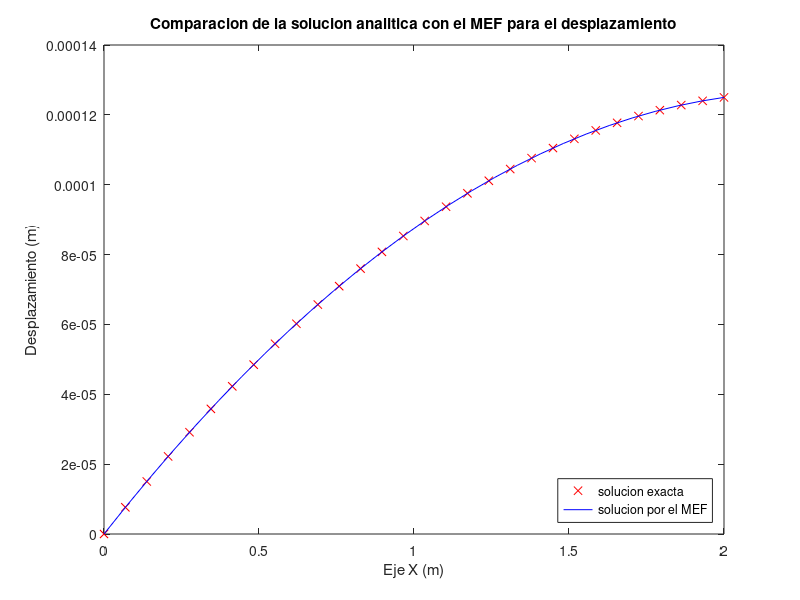
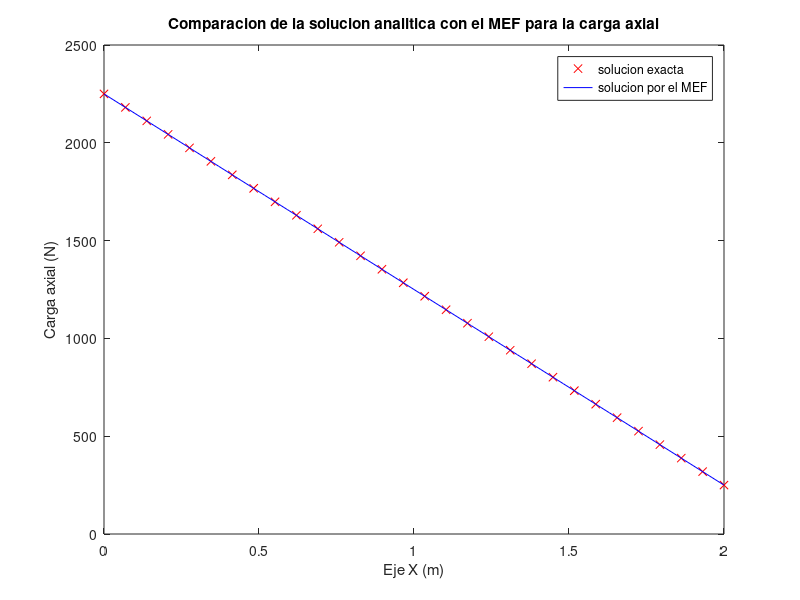

Source code (MATLAB) for these figures, in order:
clear, clc, close all        % borro la memoria, la pantalla y las figuras

%% definicion del problema
% Calcule los desplazamientos y las reacciones en el empotramiento 
% de la viga mostrada
% 
% | b (carga distribuida de magnitud b)
% |->->->->->->->->->->->->->->->->
% |====*====*====*====....====*====o-> P (carga puntual P en nodo nno)
% 1    2    3    4          nno-1  nno
% |<----longitud L de la barra---->|   el area transversal de la barra es A

% -----------------------------------------------------------------
% Se usaron tres elementos isoparametricos lagrangianos cuadraticos
% -----------------------------------------------------------------

%% defino las variables
nef = 3;                      % numero de elementos finitos (EF)
nno = 2*nef + 1;              % numero de nodos
ngdl = nno;                   % el # de grados de libertad es el mismo # de nodos
E   = 200e9;    % Pa          % modulo de elasticidad de la barra
A   = (0.01)^2; % m^2         % area transversal de la barra
L   = 2;        % m           % longitud de la barra
b   = 1000;     % N/m         % fuerza axial aplicada sobre cada EF
P   = 250;      % N           % carga nodal al final de la barra

xnod = linspace(0,L,nno);     % posicion de los nodos

le   = repmat(L/nef, nef, 1); % longitud de cada EF

LaG = [1 2 3                  % definicion de EFs con respecto a nodos
       3 4 5
       5 6 7];

%% Relacion de cargas puntuales
f = zeros(nno,1); % vector de fuerzas nodales equivalentes global
f(nno) = P;       % relaciono la carga puntual en el nodo "nno"

%% ensamblo la matriz de rigidez global y el vector de fuerzas nodales
%  equivalentes global
K = zeros(nno);   % matriz de rigidez global
De = E*A;         % matriz constitutiva del elemento 
for e = 1:nef     % ciclo sobre todos los elementos finitos
   idx = LaG(e,:);
   
   Ke = (A*E/(6*le(e)))*[ 14    -16      2   % matriz de rigidez
                         -16     32    -16   % del elemento e
                           2    -16     14];

   fe = (b*le(e)/6)*[1; 4; 1]; % vector de fuerzas nodales equivalentes
   
   K(idx,idx) = K(idx,idx) + Ke;
   f(idx,:)   = f(idx,:)   + fe;
end;

%% grados de libertad del desplazamiento conocidos y desconocidos
c = 1;    d = 2:nno;

% f = vector de fuerzas nodales equivalentes
% q = vector de fuerzas nodales de equilibrio del elemento
% a = desplazamientos

%| qd |   | Kcc Kcd || ac |   | fd |  % recuerde que qc=0 (siempre)
%|    | = |         ||    | - |    |
%| qc |   | Kdc Kdd || ad |   | fc |

%% extraigo las submatrices y especifico las cantidades conocidas
Kcc = K(c,c); Kcd = K(c,d); fd = f(c);
Kdc = K(d,c); Kdd = K(d,d); fc = f(d);

% f = vector de fuerzas nodales equivalentes
% q = vector de fuerzas nodales de equilibrio del elemento
% a = desplazamientos
ac = 0;               % desplazamientos conocidos

%% resuelvo el sistema de ecuaciones
ad = Kdd\(fc-Kdc*ac);   % calculo desplazamientos desconocidos
qd = Kcc*ac + Kcd*ad - fd;   % calculo fuerzas de equilibrio desconocidas
a = zeros(ngdl,1);  a(c) = ac;  a(d) = ad; % desplazamientos 
q = zeros(ngdl,1);  q(c) = qd;             % fuerzas nodales equivalentes

%% se realizan unos calculos intermedios que necesitaremos mas adelante
nint = 10;           % numero de puntos donde se interpolará dentro del EF
xi = linspace(-1,1,nint)'; % coordenadas naturales
N = [xi.*(xi-1)/2, (1+xi).*(1-xi), xi.*(xi+1)/2]; % matr. de func. de forma
xx    = cell(nef,1); % interpol de posiciones (geometria) en el elemento
uu    = cell(nef,1); % interpol desplazamientos en el elemento
axial = cell(nef,1); % fuerzas axiales en el elemento
for e = 1:nef        % ciclo sobre todas los elementos finitos
   Je = le(e)/2;     % Jacobiano del elemento ( = dx_dxi)
   Be = (1/Je)*[xi-1/2, -2*xi, xi+1/2]; % matriz de deformacion del elemento

   % vector de desplazamientos nodales del elemento a^{(e)}
   ae = [a(LaG(e,1));    a(LaG(e,2));    a(LaG(e,3))   ]; % = a(LaG(e,:))';
   
   % vector de posiciones de nodos locales
   xe = [xnod(LaG(e,1)); xnod(LaG(e,2)); xnod(LaG(e,3))]; %=xnod(LaG(e,:))';

   xx{e} = N*xe; % interpola sobre la geometría (coord naturales a geométricas)
   uu{e} = N*ae; % interpola sobre los desplazamientos
   
   axial{e} = De*Be*ae; % fuerzas axiales en elemento finito e
end

%% imprimo los resultados
format short g
disp('Desplazamientos (m) = ');                   a
disp('Fuerzas nodales equivalentes (N) OJO! = '); f
disp('Fuerzas nodales de equilibrio (N) = ');     q

%% Grafico la solucion analitica y la solucion por el MEF
%% 1) grafico los desplazamientos de la barra
uexacto = @(x) (-b*x.^2/2 + (P + b*L)*x)/(E*A); % solucion analitica

figure                             % cree un nuevo lienzo
x = linspace(0,L,30);              % 30 puntos unif/ distrib. entre 0 y L
plot(x, uexacto(x), 'rx');         % grafico solucion analitica
hold on;                           % no borre el lienzo 
for e = 1:nef % ciclo sobre todos los elementos finitos
   plot(xx{e}, uu{e}, 'b-'); % grafico solucion por MEF
end;
title('Comparacion de la solucion analitica con el MEF para el desplazamiento');
xlabel('Eje X (m)')                % titulo del eje X
ylabel('Desplazamiento (m)')       % titulo del eje Y
legend('solucion exacta','solucion por el MEF', 'Location','SouthEast');

%% 2) grafico la carga axial de la barra
Nexacta = @(x) (P + b*(L-x));      % solucion analitica para la carga axial

figure                             % cree un nuevo lienzo
plot(x, Nexacta(x), 'rx');         % grafico solucion analitica
hold on;                           % no borre el lienzo
for e = 1:nef % ciclo sobre todos los elementos finitos
    plot(xx{e}, axial{e}, 'b-'); % grafico solucion por MEF
end;
title('Comparacion de la solucion analitica con el MEF para la carga axial');
xlabel('Eje X (m)')                % titulo del eje X
ylabel('Carga axial (N)')          % titulo del eje Y
legend('solucion exacta','solucion por el MEF', 'Location','NorthEast');

%%
return; % bye, bye!
